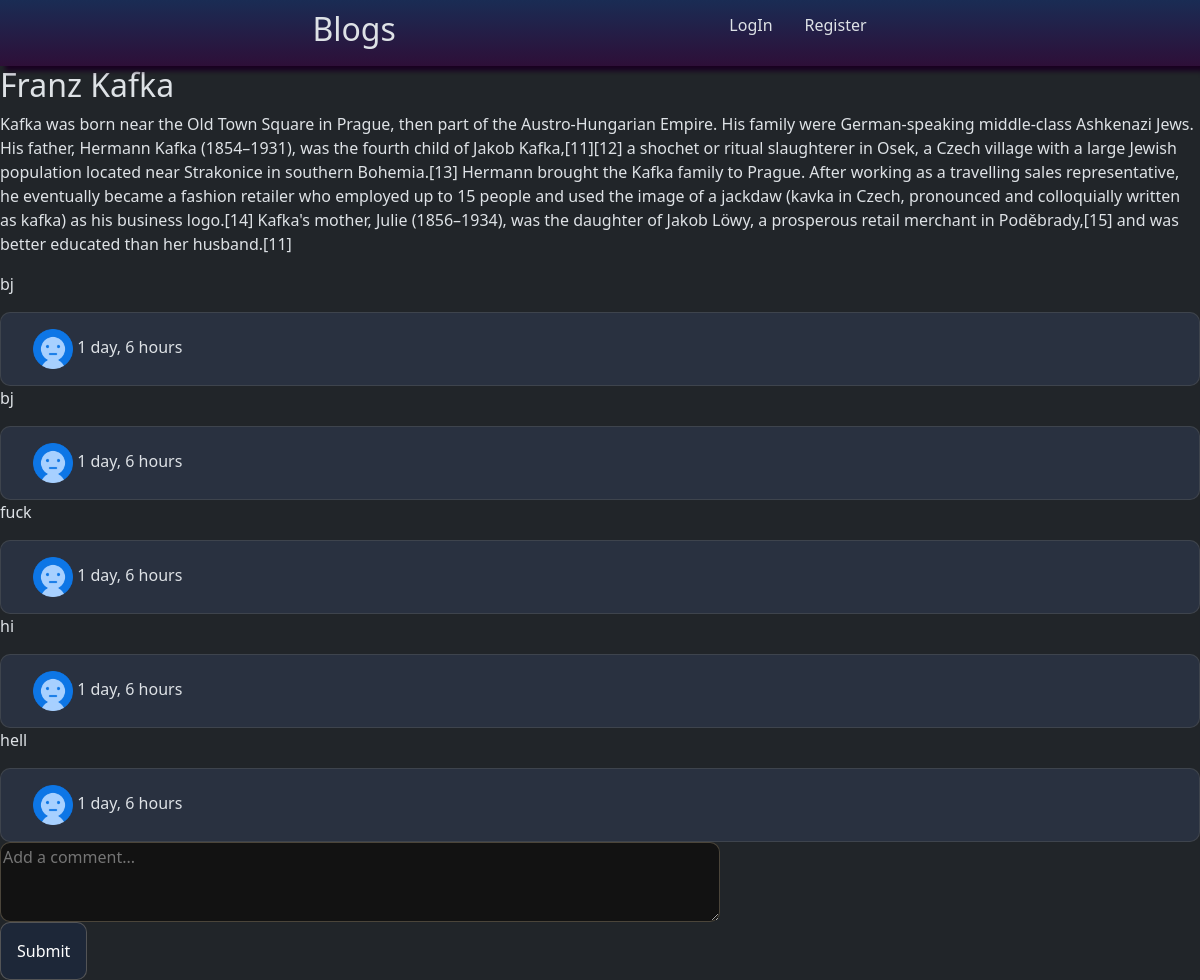
The page /blog/9/ on the database its author committed.
### blogs/models.py (models this page shows, shortened)
class Blogs(models.Model):
    title = models.CharField(max_length=50)
    description = models.TextField()
    authors = models.ManyToManyField("Author")
    created = models.DateTimeField(auto_now_add=True, null=True)
    class Meta:
        ordering = ['-created']

class Comment(models.Model):
    user = models.ForeignKey(Author, on_delete=models.CASCADE)
    blogs = models.ForeignKey(Blogs, on_delete=models.CASCADE)
    body = models.TextField()
    created = models.DateTimeField(auto_now_add=True)
    class Meta:
        ordering = ['-created']

class Author(models.Model):
    user = models.OneToOneField(User, on_delete=models.CASCADE, null=True, blank=True)
    avatar = models.ImageField(null=True, default= 'avatar.png' )
    name = models.CharField(max_length=50)

### blogs/views.py (the view, shortened to what this page needs)
# urls.py: path('blog/<int:id>/', views.blog_details, name='blog_detail'),
def blog_details(request, id):
    blog = get_object_or_404(Blogs, id=id)
    blog_comments = blog.comment_set.all()
    is_author = request.user.is_authenticated and blog.authors.filter(user=request.user).exists()
    return render(request, 'blogs/blog_detail.html', {
        'blog': blog,
        'blog_comments': blog_comments,
        'is_author': is_author
    })

### blogs/templates/blogs/blog_detail.html (shortened to what this page needs)
{% extends 'index.html' %}
{% block content %}
  <h2>{{ blog.title }}</h2>
  <p>{{ blog.description }}</p>
  {% if blog_comments %}
    {% load tz %}
    {% for comment in blog_comments %}
      <div class="comment-body">
        <p>{{ comment.body }}</p>
        <div class="comment-info">
          <a href="{% url 'profile' %}">
            <img src="{{ comment.user.avatar.url }}" alt="" style="width: 2.5em; height: 2.5em;">
          </a>
          <span>{{ comment.created|timesince }}</span>
        </div>
      </div>
    {% endfor %}
  {% else %}
    <p>No comments yet. Be the first to comment!</p>
  {% endif %}
  <form method="POST">
    <textarea name="body" placeholder="Add a comment..."></textarea>
    <button type="submit">Submit</button>
  </form>
{% endblock %}

### static/styles/style.css (style rules this page uses)
a { cursor: pointer !important; }
a { all: unset; }
.search-form button , button { border: 1px solid rgba(245, 222, 179, 0.248); border-radius: 10px; padding: 1em; background-color: #1a2c545e; display: inline-flex; transition: 0.3 ease-in; }
.new-blog-form input, textarea { display: flex; flex-direction: column; width: 60vw; height: 10vh; border: 1px solid rgba(245, 222, 179, 0.248); border-radius: 10px; }
.comment-info { background-color: #465d8f3b; padding: 1em 2em; border: 1px solid rgba(245, 222, 179, 0.107); border-radius: 10px; }

### rows shown on the page
Blogs: title "Franz Kafka", description "Kafka was born near the Old Town Square in Prague, then part of the Austro-Hungarian Empire. His family were German-speaking middle-class Ashkenazi Jews. His father, Hermann Kafka (1854–1931), was the fourth child of Jakob Kafka,[11][12] a shochet or ritual slaughterer in Osek, a Czech village with a large Jewish population located near Strakonice in southern Bohemia.[13] Hermann brought the Kafka family to Prague. After working as a travelling sales representative, he eventually became a fashion retailer who employed up to 15 people and used the image of a jackdaw (kavka in Czech, pronounced and colloquially written as kafka) as his business logo.[14] Kafka's mother, Julie (1856–1934), was…"
Comment: body "bj", user.avatar (placeholder picture), created "1 day, 6 hours"
Comment: body "bj", user.avatar (placeholder picture), created "1 day, 6 hours"
Comment: body "fuck", user.avatar (placeholder picture), created "1 day, 6 hours"
Comment: body "hi", user.avatar (placeholder picture), created "1 day, 6 hours"
Comment: body "hell", user.avatar (placeholder picture), created "1 day, 6 hours"
